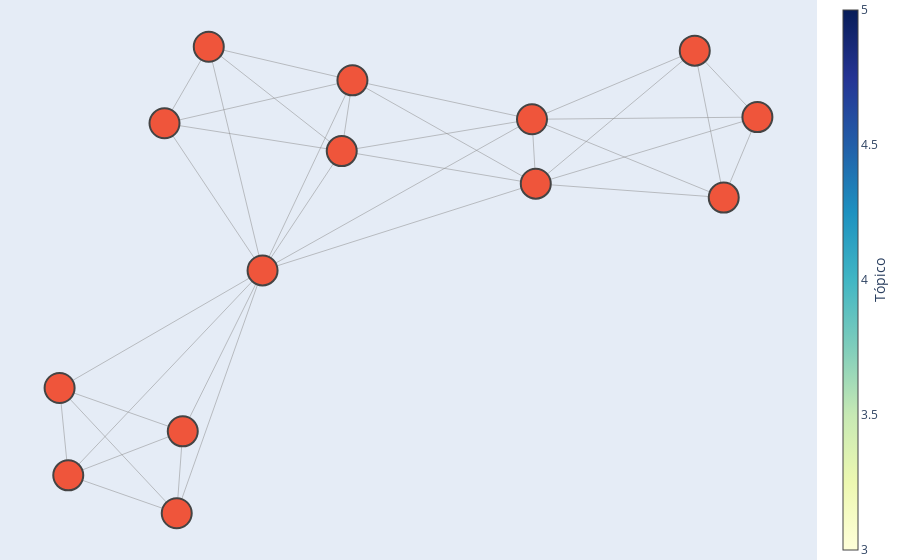

Notebook code cell kept with this figure:
### Code cell
import networkx as nx
import plotly.graph_objs as go

# Supongamos que 'topics' contiene las asociaciones entre términos en los tópicos (como se mencionó en el ejemplo anterior)

# Crear un grafo de red
G = nx.Graph()

# Procesar los tópicos y sus palabras clave para identificar asociaciones
for topic_id, topic_words in topics:
    # Dividir las palabras clave en términos individuales
    terms = [term.split('*')[1].strip('"') for term in topic_words.split(' + ')]
    
    # Agregar una arista entre todos los términos del tópico
    for i in range(len(terms)):
        for j in range(i + 1, len(terms)):
            term1, term2 = terms[i], terms[j]
            G.add_edge(term1, term2, topic=topic_id)

# Crear un layout para el gráfico de red
pos = nx.spring_layout(G, k=0.3, iterations=50)

# Crear nodos y aristas para Plotly
edge_trace = go.Scatter(
    x=[],
    y=[],
    line=dict(width=0.5, color='#888'),
    hoverinfo='text',
    mode='lines')

for edge in G.edges():
    x0, y0 = pos[edge[0]]
    x1, y1 = pos[edge[1]]
    edge_trace['x'] += tuple([x0, x1, None])
    edge_trace['y'] += tuple([y0, y1, None])

node_trace = go.Scatter(
    x=[],
    y=[],
    text=["pos"],  # Aquí asignamos el texto (nombre de los nodos)
    mode='markers',
    hoverinfo='text',
    marker=dict(
        showscale=True,
        colorscale='YlGnBu',
        size=30,
        colorbar=dict(
            thickness=15,
            title='Tópico',
            xanchor='left',
            titleside='right'
        ),
        line=dict(width=2)))

for node in G.nodes():
    x, y = pos[node]
    node_trace['x'] += tuple([x])
    node_trace['y'] += tuple([y])
    node_trace['text'] += tuple([node])  # Asignar el nombre del nodo como texto

# Crear un gráfico de red interactivo
fig = go.Figure(data=[edge_trace, node_trace],
                layout=go.Layout(
                    showlegend=False,
                    margin=dict(b=0, l=0, r=0, t=0),
                    xaxis=dict(showgrid=False, zeroline=False, showticklabels=False),
                    yaxis=dict(showgrid=False, zeroline=False, showticklabels=False)))

fig.show()

### Figure 1 — Plotly figure (JSON) as saved in the notebook; plotly's stock layout.template omitted (floating-point values rounded to 4 significant figures)
{"data": [{"hoverinfo": "text", "line": {"color": "#888", "width": 0.5}, "mode": "lines", "type": "scatter", "x": [1.0, 0.8418, null, 1.0, 0.4402, null, 1.0, 0.915, null, 1.0, 0.4306, null, 0.8418, 0.4402, null, 0.8418, 0.915, null, 0.8418, 0.4306, null, 0.4402, 0.915, null, 0.4402, 0.4306, null, 0.4402, -0.2499, null, 0.4402, -0.04991, null, 0.4402, -0.0229, null, 0.915, 0.4306, null, 0.4306, -0.2499, null, 0.4306, -0.04991, null, 0.4306, -0.0229, null, -0.2499, -0.04991, null, -0.2499, -0.0229, null, -0.2499, -0.4976, null, -0.2499, -0.3858, null, -0.2499, -0.7626, null, -0.2499, -0.4667, null, -0.2499, -0.4515, null, -0.2499, -0.7407, null, -0.04991, -0.0229, null, -0.04991, -0.4976, null, -0.04991, -0.3858, null, -0.0229, -0.4976, null, -0.0229, -0.3858, null, -0.4976, -0.3858, null, -0.7626, -0.4667, null, -0.7626, -0.4515, null, -0.7626, -0.7407, null, -0.4667, -0.4515, null, -0.4667, -0.7407, null, -0.4515, -0.7407, null], "y": [0.3081, 0.4981, null, 0.3081, 0.1176, null, 0.3081, 0.07789, null, 0.3081, 0.3019, null, 0.4981, 0.1176, null, 0.4981, 0.07789, null, 0.4981, 0.3019, null, 0.1176, 0.07789, null, 0.1176, 0.3019, null, 0.1176, -0.1303, null, 0.1176, 0.2109, null, 0.1176, 0.4132, null, 0.07789, 0.3019, null, 0.3019, -0.1303, null, 0.3019, 0.2109, null, 0.3019, 0.4132, null, -0.1303, 0.2109, null, -0.1303, 0.4132, null, -0.1303, 0.2903, null, -0.1303, 0.5092, null, -0.1303, -0.4664, null, -0.1303, -0.8244, null, -0.1303, -0.5902, null, -0.1303, -0.716, null, 0.2109, 0.4132, null, 0.2109, 0.2903, null, 0.2109, 0.5092, null, 0.4132, 0.2903, null, 0.4132, 0.5092, null, 0.2903, 0.5092, null, -0.4664, -0.8244, null, -0.4664, -0.5902, null, -0.4664, -0.716, null, -0.8244, -0.5902, null, -0.8244, -0.716, null, -0.5902, -0.716, null]}, {"hoverinfo": "text", "marker": {"colorbar": {"thickness": 15, "title": {"side": "right", "text": "Tópico"}, "xanchor": "left"}, "colorscale": [[0, "rgb(255,255,217)"], [0.125, "rgb(237,248,177)"], [0.25, "rgb(199,233,180)"], [0.375, "rgb(127,205,187)"], [0.5, "rgb(65,182,196)"], [0.625, "rgb(29,145,192)"], [0.75, "rgb(34,94,168)"], [0.875, "rgb(37,52,148)"], [1, "rgb(8,29,88)"]], "line": {"width": 2}, "showscale": true, "size": 30}, "mode": "markers", "text": ["pos", "día", "2", "méxico", "viva", "hoy", "chiapas", "transformación", "mujeres", "todas", "trabajo", "gracias", "reyes", "niñas", "niños"], "type": "scatter", "x": [1.0, 0.8418, 0.4402, 0.915, 0.4306, -0.2499, -0.04991, -0.0229, -0.4976, -0.3858, -0.7626, -0.4667, -0.4515, -0.7407], "y": [0.3081, 0.4981, 0.1176, 0.07789, 0.3019, -0.1303, 0.2109, 0.4132, 0.2903, 0.5092, -0.4664, -0.8244, -0.5902, -0.716]}], "layout": {"margin": {"b": 0, "l": 0, "r": 0, "t": 0}, "showlegend": false, "xaxis": {"showgrid": false, "showticklabels": false, "zeroline": false}, "yaxis": {"showgrid": false, "showticklabels": false, "zeroline": false}}}
